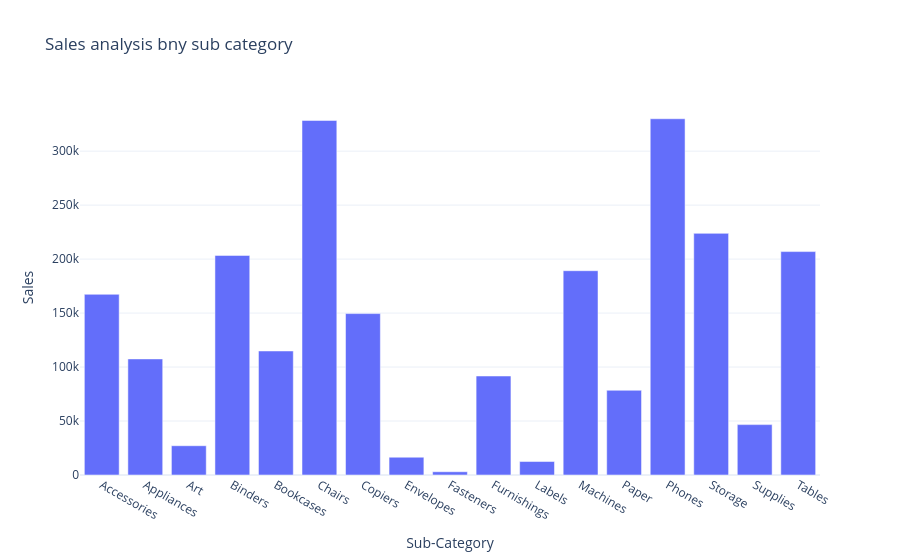

Write notebook code for a chart like this one.
### Code cell
fig = px.bar(sales_by_subcategory, x= 'Sub-Category', y = 'Sales', title ="Sales analysis bny sub category")

fig.show()

### Figure 1 — Plotly figure (JSON) as saved in the notebook; plotly's stock layout.template omitted (floating-point values rounded to 4 significant figures)
{"data": [{"alignmentgroup": "True", "hovertemplate": "Sub-Category=%{x}<br>Sales=%{y}<extra></extra>", "legendgroup": "", "marker": {"color": "#636efa", "pattern": {"shape": ""}}, "name": "", "offsetgroup": "", "orientation": "v", "showlegend": false, "textposition": "auto", "type": "bar", "x": ["Accessories", "Appliances", "Art", "Binders", "Bookcases", "Chairs", "Copiers", "Envelopes", "Fasteners", "Furnishings", "Labels", "Machines", "Paper", "Phones", "Storage", "Supplies", "Tables"], "xaxis": "x", "y": [167400.0, 107500.0, 27120.0, 203400.0, 114900.0, 328400.0, 149500.0, 16480.0, 3024.0, 91710.0, 12490.0, 189200.0, 78480.0, 330000.0, 223800.0, 46670.0, 207000.0], "yaxis": "y"}], "layout": {"autosize": true, "barmode": "relative", "legend": {"tracegroupgap": 0}, "title": {"text": "Sales analysis bny sub category"}, "xaxis": {"anchor": "y", "autorange": true, "domain": [0, 1], "range": [-0.5, 16.5], "title": {"text": "Sub-Category"}, "type": "category"}, "yaxis": {"anchor": "x", "autorange": true, "domain": [0, 1], "range": [0, 347400.0], "title": {"text": "Sales"}, "type": "linear"}}}
